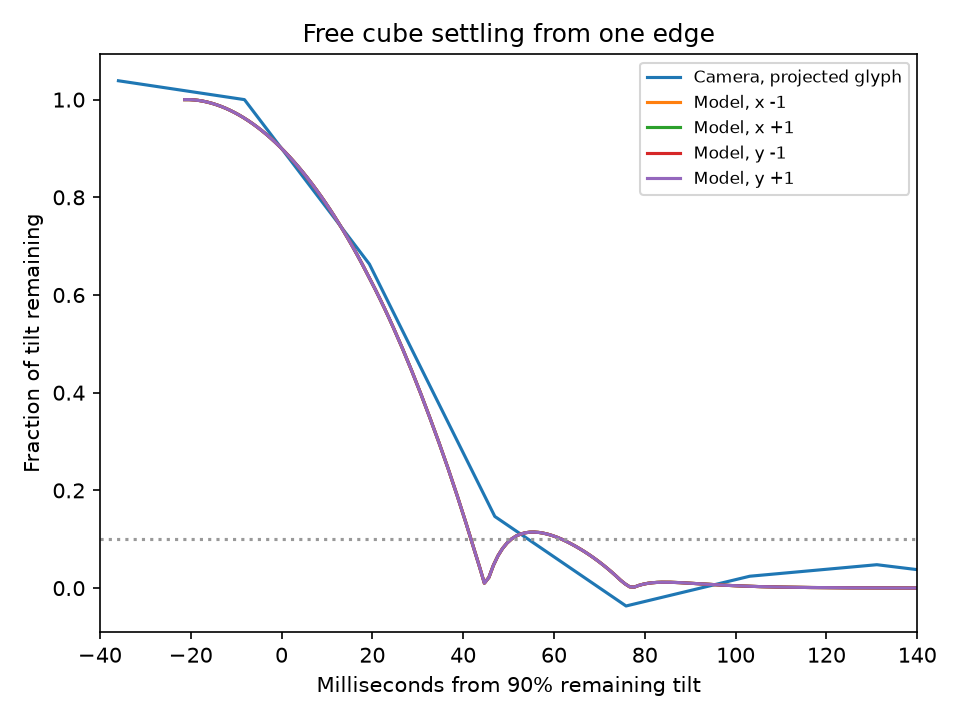

Here is the Python script that generated this plot:
"""Compare normalized 90%-to-10% fall times for the glyph and the free cube."""
from pathlib import Path
import sys

import matplotlib.pyplot as plt
import mujoco
import numpy as np

here = Path(__file__).resolve().parent
sys.path.insert(0, str(here.parents[2]))
from simulacrum import mjcf, params


def crossing(t, y, level):
    i = np.flatnonzero((y[:-1] > level) & (y[1:] <= level))[0]
    return t[i] + (level-y[i]) * (t[i+1]-t[i]) / (y[i+1]-y[i])


def replay(axis, angle):
    v = params.values(params.load(model='vector_2'))
    model = mujoco.MjModel.from_xml_string(mjcf.build_mjcf(v, cube='free'))
    data = mujoco.MjData(model)
    j = model.joint('cube_root').qposadr.item()
    half = np.deg2rad(angle)/2
    data.qpos[j+3:j+7] = [np.cos(half), *(np.sin(half)*np.eye(3)[axis])]
    mujoco.mj_forward(model, data)
    cube = model.body('cube').id
    geoms = np.flatnonzero(model.geom_bodyid == cube)
    low = min(data.geom_xpos[g,2] - abs(data.geom_xmat[g].reshape(3,3)[2]) @ model.geom_size[g] for g in geoms)
    data.qpos[j+2] -= low
    times, tilts = [], []
    while data.time < .25:
        mujoco.mj_forward(model, data)
        times.append(data.time)
        tilts.append(np.rad2deg(np.arccos(np.clip(data.xmat[cube,8],-1,1))))
        mujoco.mj_step(model,data)
    return np.array(times), np.array(tilts)/abs(angle)


def plot(t,y,label):
    start,end = (crossing(t,y,k) for k in (.9,.1))
    print(label, round(1000*(end-start),1),'ms')
    plt.plot(1000*(t-start),y,label=label)


if __name__ == '__main__':
    t,a = np.loadtxt(here/'native-face-angle.csv',delimiter=',',skiprows=1).T
    high = np.nanmedian(a[(t>5.15)&(t<5.23)])
    low = np.nanmedian(a[(t>6)&(t<10)])
    use = (t>=5.19)&(t<=5.45)
    plot(t[use], (a[use]-low)/(high-low),'Camera, projected glyph')
    for axis in (0,1):
        for sign in (-1,1):
            plot(*replay(axis,sign*15.76), f'Model, {"xy"[axis]} {sign:+d}')
    plt.axhline(.1,color='.6',ls=':')
    plt.xlim(-40,140)
    plt.xlabel('Milliseconds from 90% remaining tilt')
    plt.ylabel('Fraction of tilt remaining')
    plt.title('Free cube settling from one edge')
    plt.legend(fontsize=8)
    plt.tight_layout()
    plt.savefig(here/'release.png',dpi=150)
